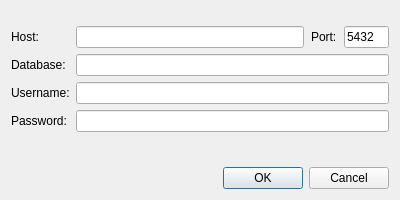
<?xml version="1.0" encoding="UTF-8"?>
<ui version="4.0">
 <class>LoginWindow</class>
 <widget class="QDialog" name="LoginWindow">
  <property name="geometry">
   <rect>
    <x>0</x>
    <y>0</y>
    <width>400</width>
    <height>200</height>
   </rect>
  </property>
  <property name="sizePolicy">
   <sizepolicy hsizetype="Fixed" vsizetype="Fixed">
    <horstretch>1</horstretch>
    <verstretch>1</verstretch>
   </sizepolicy>
  </property>
  <property name="minimumSize">
   <size>
    <width>400</width>
    <height>200</height>
   </size>
  </property>
  <property name="maximumSize">
   <size>
    <width>400</width>
    <height>200</height>
   </size>
  </property>
  <property name="windowTitle">
   <string>Connect to database</string>
  </property>
  <property name="windowIcon">
   <iconset resource="PatcherResources.qrc">
    <normaloff>:/images/addDatabase.svg</normaloff>:/images/addDatabase.svg</iconset>
  </property>
  <property name="locale">
   <locale language="English" country="UnitedStates"/>
  </property>
  <property name="modal">
   <bool>true</bool>
  </property>
  <layout class="QVBoxLayout" name="mainLayout" stretch="1,1,2,0">
   <item>
    <spacer name="verticalSpacer_2">
     <property name="orientation">
      <enum>Qt::Vertical</enum>
     </property>
     <property name="sizeHint" stdset="0">
      <size>
       <width>20</width>
       <height>0</height>
      </size>
     </property>
    </spacer>
   </item>
   <item>
    <layout class="QFormLayout" name="formLayout">
     <item row="0" column="0">
      <widget class="QLabel" name="hostLabel">
       <property name="text">
        <string>Host:</string>
       </property>
      </widget>
     </item>
     <item row="0" column="1">
      <widget class="QWidget" name="hostWidget" native="true">
       <layout class="QHBoxLayout" name="hostLayout">
        <property name="spacing">
         <number>7</number>
        </property>
        <property name="leftMargin">
         <number>0</number>
        </property>
        <property name="topMargin">
         <number>0</number>
        </property>
        <property name="rightMargin">
         <number>0</number>
        </property>
        <property name="bottomMargin">
         <number>0</number>
        </property>
        <item>
         <widget class="QLineEdit" name="hostLineEdit">
          <property name="sizePolicy">
           <sizepolicy hsizetype="Expanding" vsizetype="Fixed">
            <horstretch>5</horstretch>
            <verstretch>0</verstretch>
           </sizepolicy>
          </property>
          <property name="inputMask">
           <string/>
          </property>
          <property name="text">
           <string/>
          </property>
         </widget>
        </item>
        <item>
         <widget class="QLabel" name="portLabel">
          <property name="sizePolicy">
           <sizepolicy hsizetype="Preferred" vsizetype="Preferred">
            <horstretch>0</horstretch>
            <verstretch>0</verstretch>
           </sizepolicy>
          </property>
          <property name="text">
           <string>Port:</string>
          </property>
         </widget>
        </item>
        <item>
         <widget class="QLineEdit" name="portLineEdit">
          <property name="sizePolicy">
           <sizepolicy hsizetype="Expanding" vsizetype="Fixed">
            <horstretch>1</horstretch>
            <verstretch>0</verstretch>
           </sizepolicy>
          </property>
          <property name="inputMask">
           <string/>
          </property>
          <property name="text">
           <string>5432</string>
          </property>
         </widget>
        </item>
       </layout>
      </widget>
     </item>
     <item row="1" column="0">
      <widget class="QLabel" name="databaseLabel">
       <property name="text">
        <string>Database:</string>
       </property>
      </widget>
     </item>
     <item row="1" column="1">
      <widget class="QLineEdit" name="databaseLineEdit"/>
     </item>
     <item row="2" column="0">
      <widget class="QLabel" name="usernameLabel">
       <property name="text">
        <string>Username:</string>
       </property>
      </widget>
     </item>
     <item row="2" column="1">
      <widget class="QLineEdit" name="usernameLineEdit"/>
     </item>
     <item row="3" column="0">
      <widget class="QLabel" name="passwordLabel">
       <property name="text">
        <string>Password:</string>
       </property>
      </widget>
     </item>
     <item row="3" column="1">
      <widget class="QLineEdit" name="passwordLineEdit">
       <property name="echoMode">
        <enum>QLineEdit::Password</enum>
       </property>
      </widget>
     </item>
    </layout>
   </item>
   <item>
    <spacer name="verticalSpacer">
     <property name="orientation">
      <enum>Qt::Vertical</enum>
     </property>
     <property name="sizeType">
      <enum>QSizePolicy::Expanding</enum>
     </property>
     <property name="sizeHint" stdset="0">
      <size>
       <width>20</width>
       <height>0</height>
      </size>
     </property>
    </spacer>
   </item>
   <item>
    <widget class="QDialogButtonBox" name="buttonBox">
     <property name="sizePolicy">
      <sizepolicy hsizetype="Expanding" vsizetype="Expanding">
       <horstretch>0</horstretch>
       <verstretch>0</verstretch>
      </sizepolicy>
     </property>
     <property name="standardButtons">
      <set>QDialogButtonBox::Cancel|QDialogButtonBox::Ok</set>
     </property>
    </widget>
   </item>
  </layout>
 </widget>
 <layoutdefault spacing="6" margin="11"/>
 <tabstops>
  <tabstop>hostLineEdit</tabstop>
  <tabstop>portLineEdit</tabstop>
  <tabstop>databaseLineEdit</tabstop>
  <tabstop>usernameLineEdit</tabstop>
  <tabstop>passwordLineEdit</tabstop>
 </tabstops>
 <resources>
  <include location="PatcherResources.qrc"/>
 </resources>
 <connections/>
</ui>
